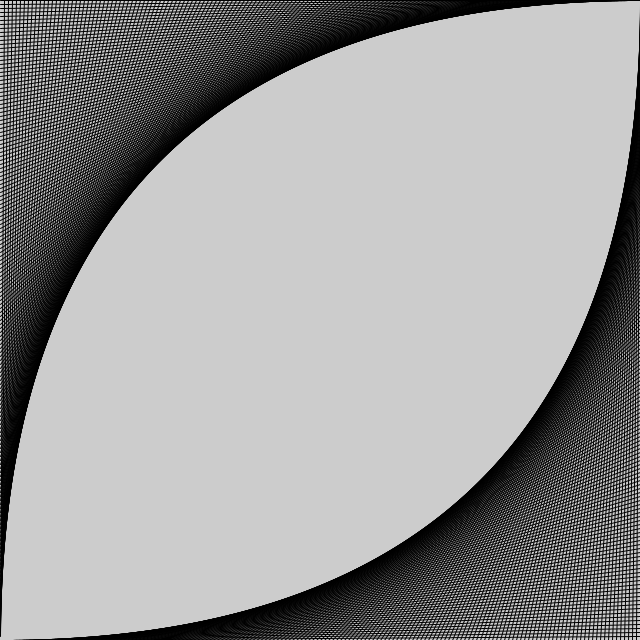
Frame 1 (no input)
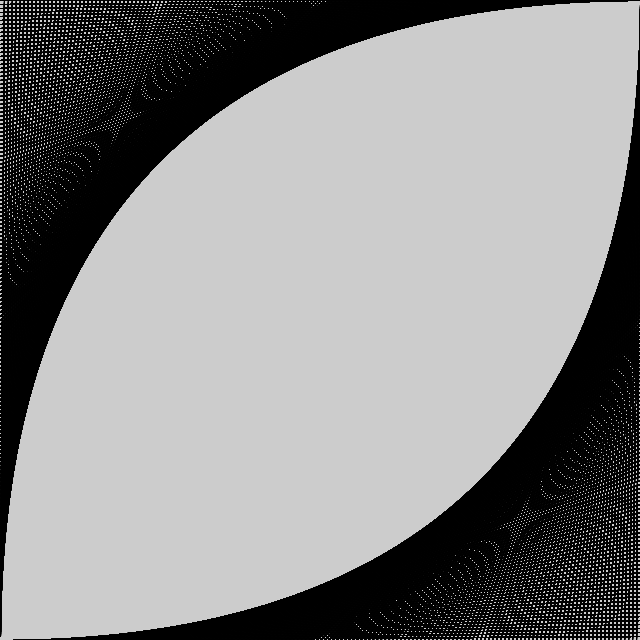
Frame 60 (the mouse pressed at the canvas centre just before this capture)
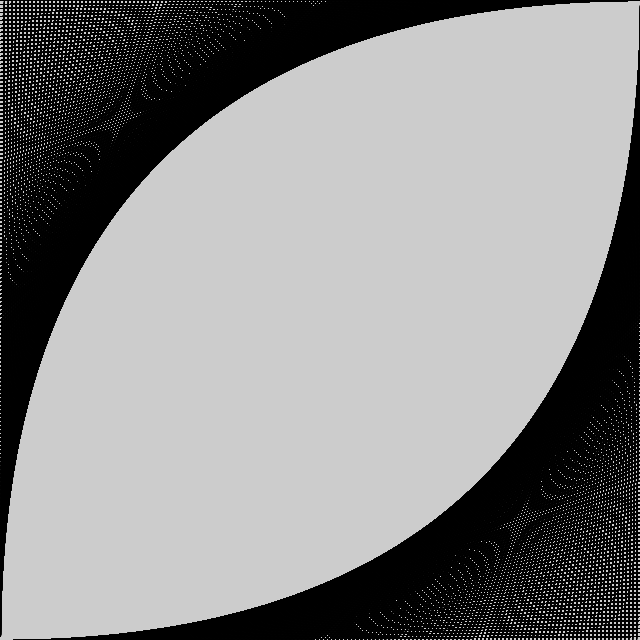
Frame 120 (the mouse held since frame 60 and released just before this capture)

The Processing sketch that drew these frames (run headless with seeded random() and noise(); from frame 60 on, the mouse is pressed at the canvas centre):

// Processing sketch: moirePattern
// ── moirePattern.pde
void setup()
{
  size(640,640);
}

void draw()
{
  int i;
  for (i=0;i<640;i+=4)
  {
    line (0,i,640-i,0);
    line (640,640-i,i,640);
  }
}
